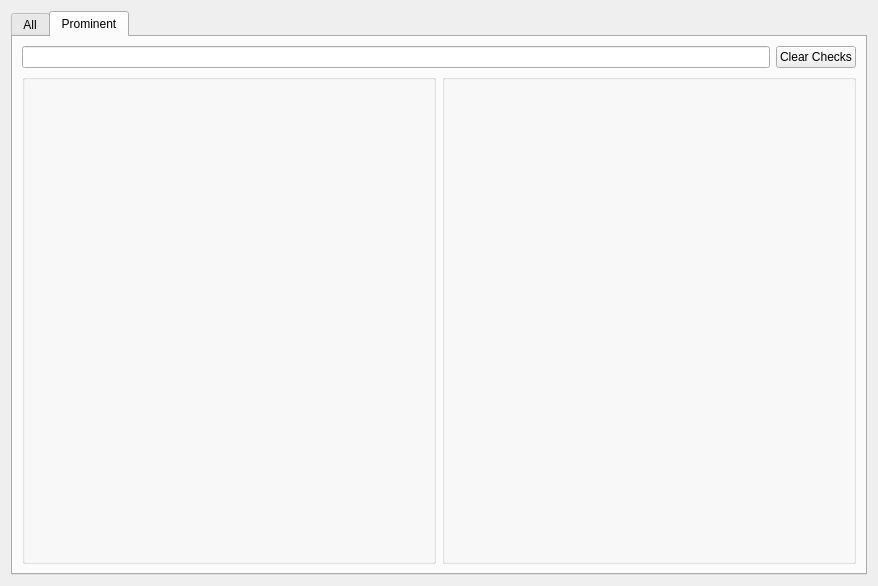
<?xml version="1.0" encoding="UTF-8"?>
<ui version="4.0">
 <class>Widget</class>
 <widget class="QWidget" name="Widget">
  <property name="geometry">
   <rect>
    <x>0</x>
    <y>0</y>
    <width>878</width>
    <height>586</height>
   </rect>
  </property>
  <property name="windowTitle">
   <string>Facial Diagnosis Indications</string>
  </property>
  <layout class="QVBoxLayout" name="verticalLayout_3">
   <item>
    <widget class="QTabWidget" name="tabWidget">
     <property name="currentIndex">
      <number>1</number>
     </property>
     <widget class="QWidget" name="tab">
      <attribute name="title">
       <string>All</string>
      </attribute>
      <layout class="QVBoxLayout" name="verticalLayout_2">
       <item>
        <layout class="QVBoxLayout" name="verticalLayout">
         <item>
          <widget class="QPushButton" name="pushButton">
           <property name="font">
            <font>
             <family>Segoe UI</family>
             <pointsize>12</pointsize>
            </font>
           </property>
           <property name="autoFillBackground">
            <bool>true</bool>
           </property>
           <property name="text">
            <string>Show All Indications</string>
           </property>
          </widget>
         </item>
         <item>
          <layout class="QHBoxLayout" name="horizontalLayout">
           <item>
            <widget class="QLineEdit" name="lineEdit"/>
           </item>
           <item>
            <widget class="QLineEdit" name="lineEdit_2"/>
           </item>
           <item>
            <widget class="QLineEdit" name="lineEdit_3"/>
           </item>
           <item>
            <widget class="QLineEdit" name="lineEdit_4"/>
           </item>
           <item>
            <widget class="QLineEdit" name="lineEdit_5"/>
           </item>
          </layout>
         </item>
         <item>
          <widget class="QTextEdit" name="textEdit">
           <property name="font">
            <font>
             <family>Consolas</family>
             <pointsize>10</pointsize>
            </font>
           </property>
           <property name="cursorWidth">
            <number>1</number>
           </property>
          </widget>
         </item>
        </layout>
       </item>
      </layout>
     </widget>
     <widget class="QWidget" name="tab_2">
      <attribute name="title">
       <string>Prominent</string>
      </attribute>
      <layout class="QVBoxLayout" name="verticalLayout_4">
       <item>
        <layout class="QHBoxLayout" name="horizontalLayout_3">
         <item>
          <widget class="QLineEdit" name="lineEdit_6"/>
         </item>
         <item>
          <widget class="QPushButton" name="clearChecksButton">
           <property name="text">
            <string>Clear Checks</string>
           </property>
          </widget>
         </item>
        </layout>
       </item>
       <item>
        <layout class="QHBoxLayout" name="horizontalLayout_2">
         <item>
          <widget class="QGroupBox" name="groupBox">
           <property name="title">
            <string/>
           </property>
          </widget>
         </item>
         <item>
          <widget class="QGroupBox" name="groupBox_2">
           <property name="title">
            <string/>
           </property>
          </widget>
         </item>
        </layout>
       </item>
      </layout>
     </widget>
    </widget>
   </item>
  </layout>
 </widget>
 <resources/>
 <connections/>
</ui>
